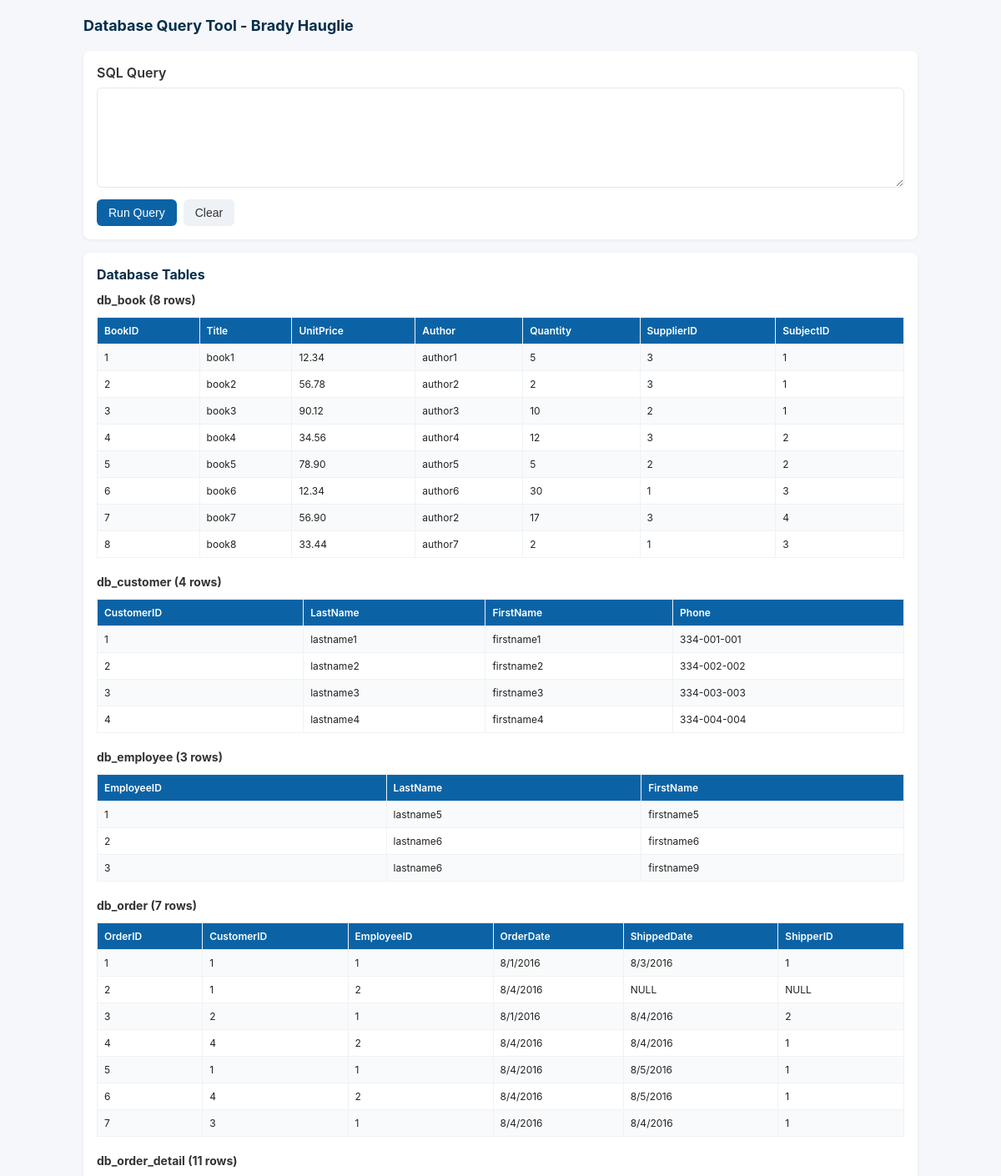
The page / (upper part) on the database its author committed.
### tables this page shows
CREATE TABLE IF NOT EXISTS db_book (
    BookID INT PRIMARY KEY,
    Title VARCHAR(100),
    UnitPrice DECIMAL(10,2),
    Author VARCHAR(100),
    Quantity INT,
    SupplierID INT,
    SubjectID INT,
    FOREIGN KEY (SupplierID) REFERENCES db_supplier(SupplierID),
    FOREIGN KEY (SubjectID) REFERENCES db_subject(SubjectID)
);

CREATE TABLE IF NOT EXISTS db_customer (
    CustomerID INT PRIMARY KEY,
    LastName VARCHAR(50),
    FirstName VARCHAR(50),
    Phone VARCHAR(20)
);

CREATE TABLE IF NOT EXISTS db_employee (
    EmployeeID INT PRIMARY KEY,
    LastName VARCHAR(50),
    FirstName VARCHAR(50)
);

CREATE TABLE IF NOT EXISTS db_order (
    OrderID INT PRIMARY KEY,
    CustomerID INT,
    EmployeeID INT,
    OrderDate VARCHAR(20),
    ShippedDate VARCHAR(20),
    ShipperID INT,
    FOREIGN KEY (CustomerID) REFERENCES db_customer(CustomerID),
    FOREIGN KEY (EmployeeID) REFERENCES db_employee(EmployeeID),
    FOREIGN KEY (ShipperID) REFERENCES db_shipper(ShipperID)
);

### index.php (the view, shortened to what this page needs)
<?php
$querySubmitted = false;
function connect() {
    return getDBConnection();
}
$tables = [];
if (!$querySubmitted) {
    try {
        $conn = connect();
        $tres = $conn->query('SHOW TABLES');
        if ($tres) {
            while ($tr = $tres->fetch_array(MYSQLI_NUM)) {
                $tname = $tr[0];
                $count = 'N/A';
                $cres = $conn->query('SELECT COUNT(*) AS cnt FROM `' . $conn->real_escape_string($tname) . '`');
                if ($cres) {
                    $crow = $cres->fetch_assoc();
                    $count = $crow['cnt'] ?? 'N/A';
                }
                $tables[] = ['name' => $tname, 'count' => $count];
            }
        }
    } catch (Exception $e) {
    }
}
?>
<!doctype html>
<html>
<head>
</head>
<body>
<header>
    <h1>Database Query Tool - Brady Hauglie</h1>
</header>
<section class="card">
    <form method="post">
        <label for="query">SQL Query</label>
        <textarea id="query" name="query"><?php echo htmlspecialchars($_POST['query'] ?? ''); ?></textarea>
        <div class="actions">
            <button class="primary" type="submit" name="submit">Run Query</button>
            <button class="ghost" type="button" onclick="document.getElementById('query').value=''">Clear</button>
        </div>
    </form>
</section>
<?php if (!$querySubmitted): ?>
<section class="card">
    <h2>Database Tables</h2>
    <?php if (count($tables) === 0): ?>
        <div class="message info">No tables found or unable to connect to database.</div>
    <?php else: ?>
        <?php foreach ($tables as $t): ?>
            <div style="margin-bottom: 20px;">
                <h3 style="margin: 10px 0 5px 0; font-size: 14px; color: #333;"><?php echo htmlspecialchars($t['name']); ?> (<?php echo htmlspecialchars($t['count']); ?> rows)</h3>
                <?php
                try {
                    $conn = connect();
                    $tname = $t['name'];
                    $res = $conn->query('SELECT * FROM `' . $conn->real_escape_string($tname) . '` LIMIT 100');
                    if ($res && $res->num_rows > 0) {
                        echo '<table style="font-size: 12px;"><tr>';
                        $fields = $res->fetch_fields();
                        foreach ($fields as $field) {
                            echo '<th>' . htmlspecialchars($field->name) . '</th>';
                        }
                        echo '</tr>';
                        while ($row = $res->fetch_assoc()) {
                            echo '<tr>';
                            foreach ($row as $val) {
                                echo '<td>' . htmlspecialchars($val ?? 'NULL') . '</td>';
                            }
                            echo '</tr>';
                        }
                        echo '</table>';
                    }
                } catch (Exception $e) {
                    echo '<div class="message error">Unable to fetch table contents: ' . htmlspecialchars($e->getMessage()) . '</div>';
                }
                ?>
            </div>
        <?php endforeach; ?>
    <?php endif; ?>
</section>
<?php endif; ?>
</body>
</html>

### index.php (style rules this page uses)
body { font-family: -apple-system, BlinkMacSystemFont, Segoe UI, Inter, Arial, sans-serif; max-width: 1000px; margin: 20px auto; padding: 0 16px; background: #f6f7fb; color: #222; }
header { margin-bottom: 20px; }
h1 { font-size: 18px; margin: 0; color: #062e4a; }
h2 { font-size: 16px; margin: 0 0 12px 0; color: #062e4a; }
.card { background: #fff; padding: 16px; border-radius: 8px; box-shadow: 0 1px 4px rgba(0, 0, 0, 0.06); margin-bottom: 16px; }
label { font-weight: 600; display: block; margin-bottom: 8px; color: #333; }
textarea { width: 100%; min-height: 120px; padding: 10px; border: 1px solid #e2e8f0; border-radius: 6px; font-family: Courier, monospace; font-size: 13px; box-sizing: border-box; }
.actions { margin-top: 10px; display: flex; gap: 8px; }
button { padding: 8px 14px; border-radius: 6px; border: 0; cursor: pointer; font-size: 14px; font-weight: 500; }
button.primary { background: #0b63a6; color: #fff; }
button.ghost { background: #eef2f6; color: #333; }
table { width: 100%; border-collapse: collapse; margin-top: 12px; }
th, td { padding: 8px; border: 1px solid #eef2f6; text-align: left; }
th { background: #0b63a6; color: #fff; font-weight: 600; }
tr:nth-child(even) { background: #f9fafb; }

### rows shown on the page
db_book: val "1", Title "book1", UnitPrice "12.34", Author "author1", Quantity "5", SupplierID "3"
db_book: val "2", Title "book2", UnitPrice "56.78", Author "author2", SupplierID "3", SubjectID "1"
db_book: BookID "3", Title "book3", UnitPrice "90.12", Author "author3", Quantity "10", SupplierID "2", SubjectID "1"
db_book: BookID "4", Title "book4", UnitPrice "34.56", Author "author4", Quantity "12", SupplierID "3", SubjectID "2"
db_book: val "5", Title "book5", UnitPrice "78.90", Author "author5", val "2"
db_book: BookID "6", Title "book6", UnitPrice "12.34", Author "author6", Quantity "30", SupplierID "1", SubjectID "3"
db_book: BookID "7", Title "book7", UnitPrice "56.90", Author "author2", Quantity "17", SupplierID "3", SubjectID "4"
db_book: BookID "8", Title "book8", UnitPrice "33.44", Author "author7", Quantity "2", SupplierID "1", SubjectID "3"
db_customer: CustomerID "1", LastName "lastname1", FirstName "firstname1", Phone "334-001-001"
db_customer: CustomerID "2", LastName "lastname2", FirstName "firstname2", Phone "334-002-002"
db_customer: CustomerID "3", LastName "lastname3", FirstName "firstname3", Phone "334-003-003"
db_customer: CustomerID "4", LastName "lastname4", FirstName "firstname4", Phone "334-004-004"
db_employee: EmployeeID "1", LastName "lastname5", FirstName "firstname5"
db_employee: EmployeeID "2", LastName "lastname6", FirstName "firstname6"
db_employee: EmployeeID "3", LastName "lastname6", FirstName "firstname9"
db_order: val "1", OrderDate "8/1/2016", ShippedDate "8/3/2016"
db_order: val "2", CustomerID "1", OrderDate "8/4/2016", val "NULL"
db_order: OrderID "3", val "2", EmployeeID "1", OrderDate "8/1/2016", ShippedDate "8/4/2016"
db_order: val "4", EmployeeID "2", val "8/4/2016", ShipperID "1"
db_order: OrderID "5", val "1", OrderDate "8/4/2016", ShippedDate "8/5/2016"
db_order: OrderID "6", CustomerID "4", EmployeeID "2", OrderDate "8/4/2016", ShippedDate "8/5/2016", ShipperID "1"
db_order: OrderID "7", CustomerID "3", val "1", val "8/4/2016"

### other values the page prints
$t['name'] "db_book"
$t['count'] "8"
$field->name "BookID"
$field->name "Title"
$field->name "UnitPrice"
$field->name "Author"
$field->name "Quantity"
$field->name "SupplierID"
$field->name "SubjectID"
$t['name'] "db_customer"
$t['count'] "4"
$field->name "CustomerID"
$field->name "LastName"
$field->name "FirstName"
$field->name "Phone"
